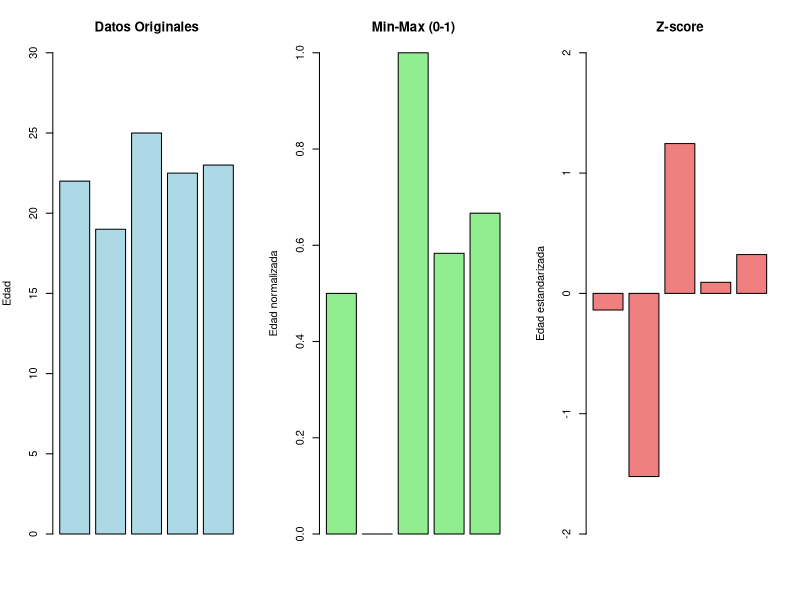

The R script that drew this image:
## ---- chunk 1
knitr::opts_chunk$set(echo = TRUE, comment = "", warning = FALSE, message = FALSE)
## ---- chunk 2
# Datos brutos con problemas de formato
datos_brutos <- data.frame(
  nombre = c("Ana García", "PEDRO lópez", "  María Torres", "juan Pérez  ", "Lucía Martín"),
  edad = c(22, 19, 25, NA, 23),
  horas_estudio = c(15, 8, 20, 12, 18),
  nivel = c("Grado", "grado", "MÁSTER", "  Grado ", "Postgrado"),
  ciudad = c("Valencia", "madrid", "BARCELONA", "valencia ", "  Madrid"),
  beca = c("Sí", "No", "si", "NO", "SÍ"),
  nota_media = c(7.5, 5.2, 8.9, 6.1, 7.8),
  stringsAsFactors = FALSE
)

print(datos_brutos)
## ---- chunk 3
# Eliminar espacios al inicio y final
datos_brutos$nombre <- trimws(datos_brutos$nombre)
datos_brutos$nivel <- trimws(datos_brutos$nivel)
datos_brutos$ciudad <- trimws(datos_brutos$ciudad)
## ---- chunk 4
# Nombres propios: Primera letra mayúscula
datos_brutos$nombre <- tools::toTitleCase(tolower(datos_brutos$nombre))
datos_brutos$ciudad <- tools::toTitleCase(tolower(datos_brutos$ciudad))

# Categorías: Capitalizar primera letra
datos_brutos$nivel <- paste0(toupper(substring(datos_brutos$nivel, 1, 1)), 
                              tolower(substring(datos_brutos$nivel, 2)))
## ---- chunk 5
# Estandarizar valores booleanos
datos_brutos$beca <- tolower(datos_brutos$beca)
datos_brutos$beca[datos_brutos$beca %in% c("sí", "si")] <- "Sí"
datos_brutos$beca[datos_brutos$beca == "no"] <- "No"
## ---- chunk 6
print(datos_brutos)
## ---- chunk 7
# Rellenar valores faltantes con la mediana
datos_brutos$edad[is.na(datos_brutos$edad)] <- median(datos_brutos$edad, na.rm = TRUE)

print("Después de imputación:")
print(datos_brutos)
## ---- chunk 8
datos_brutos$beca_num <- ifelse(datos_brutos$beca == "Sí", 1, 0)
## ---- chunk 9
# Grado < Postgrado < Máster
nivel_orden <- c("Grado" = 1, "Postgrado" = 2, "Máster" = 3)
datos_brutos$nivel_num <- nivel_orden[datos_brutos$nivel]
## ---- chunk 10
# One-Hot Encoding para ciudad
datos_brutos$ciudad_Barcelona <- ifelse(datos_brutos$ciudad == "Barcelona", 1, 0)
datos_brutos$ciudad_Madrid <- ifelse(datos_brutos$ciudad == "Madrid", 1, 0)
datos_brutos$ciudad_Valencia <- ifelse(datos_brutos$ciudad == "Valencia", 1, 0)
## ---- chunk 11
print(datos_brutos)
## ---- chunk 12
columnas_num <- c("edad", "horas_estudio", "nota_media")
## ---- chunk 13
# Función para normalización Min-Max
min_max_norm <- function(x) {
  (x - min(x)) / (max(x) - min(x))
}

# Aplicar normalización
datos_minmax <- datos_brutos
datos_minmax$edad <- min_max_norm(datos_brutos$edad)
datos_minmax$horas_estudio <- min_max_norm(datos_brutos$horas_estudio)
datos_minmax$nota_media <- min_max_norm(datos_brutos$nota_media)

print("Normalización Min-Max (0-1):")
print(datos_minmax[, columnas_num])
## ---- chunk 14
# Estandarización Z-score
datos_zscore <- datos_brutos
datos_zscore$edad <- scale(datos_brutos$edad)
datos_zscore$horas_estudio <- scale(datos_brutos$horas_estudio)
datos_zscore$nota_media <- scale(datos_brutos$nota_media)

print("Estandarización Z-score:")
print(datos_zscore[, columnas_num])
## ---- chunk 15
cat("\nMedias (deben ser aprox. 0):\n")
print(colMeans(datos_zscore[, columnas_num]))

cat("\nDesviaciones estándar (deben ser = 1):\n")
print(apply(datos_zscore[, columnas_num], 2, sd))
## ---- chunk 16
# Configurar gráficos
par(mfrow = c(1, 3), mar = c(5, 4, 4, 2))

# Datos originales
barplot(datos_brutos$edad, 
        main = "Datos Originales",
        ylab = "Edad",
        col = "lightblue",
        ylim = c(0, 30))

# Min-Max
barplot(datos_minmax$edad, 
        main = "Min-Max (0-1)",
        ylab = "Edad normalizada",
        col = "lightgreen",
        ylim = c(0, 1))

# Z-score
barplot(as.numeric(datos_zscore$edad), 
        main = "Z-score",
        ylab = "Edad estandarizada",
        col = "lightcoral",
        ylim = c(-2, 2))
## ---- chunk 17
cat("========================================\n")
cat("PROCESO COMPLETO DE ESTANDARIZACIÓN\n")
cat("========================================\n\n")

cat("1. CORRECCIÓN DE FORMATOS:\n")
cat("   * Eliminación de espacios\n")
cat("   * Uniformización mayúsculas/minúsculas\n")
cat("   * Estandarización de valores categóricos\n\n")

cat("2. IMPUTACIÓN:\n")
cat("   * Valores faltantes → mediana\n\n")

cat("3. CODIFICACIÓN:\n")
cat("   * Booleanas: Sí/No → 1/0\n")
cat("   * Ordinales: Grado(1), Postgrado(2), Máster(3)\n")
cat("   * Nominales: One-Hot Encoding\n\n")

cat("4. NORMALIZACIÓN (sentido específico):\n")
cat("   * Min-Max: valores entre 0 y 1\n")
cat("   * Z-score: media=0, desviación=1\n")
cat("========================================\n")
